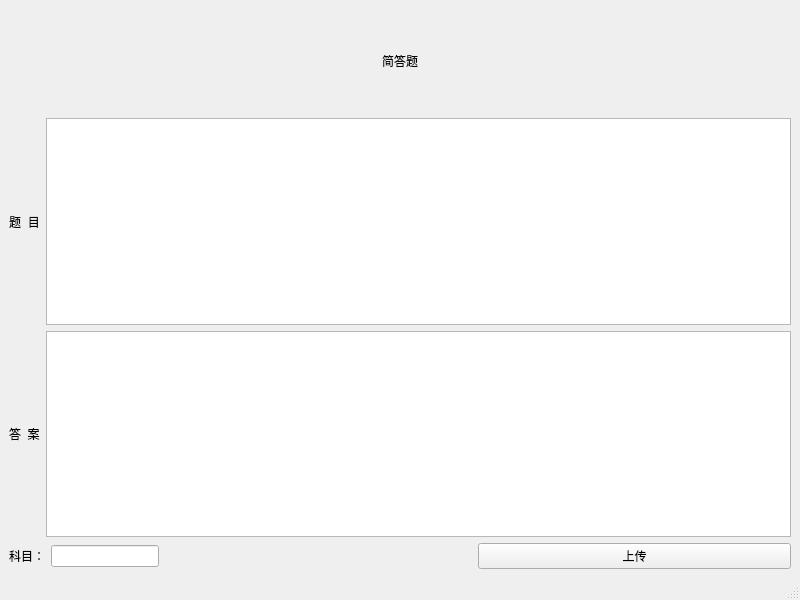
<?xml version="1.0" encoding="UTF-8"?>
<ui version="4.0">
 <class>ChangeShortWindow</class>
 <widget class="QMainWindow" name="ChangeShortWindow">
  <property name="geometry">
   <rect>
    <x>0</x>
    <y>0</y>
    <width>800</width>
    <height>600</height>
   </rect>
  </property>
  <property name="windowTitle">
   <string>修改题目</string>
  </property>
  <widget class="QWidget" name="centralwidget">
   <layout class="QGridLayout" name="gridLayout">
    <item row="0" column="0">
     <layout class="QVBoxLayout" name="verticalLayout" stretch="1,2,2,1">
      <item>
       <widget class="QLabel" name="label_7">
        <property name="text">
         <string>简答题</string>
        </property>
        <property name="alignment">
         <set>Qt::AlignmentFlag::AlignCenter</set>
        </property>
       </widget>
      </item>
      <item>
       <layout class="QHBoxLayout" name="horizontalLayout_7">
        <item>
         <widget class="QLabel" name="label">
          <property name="text">
           <string>题  目</string>
          </property>
          <property name="alignment">
           <set>Qt::AlignmentFlag::AlignCenter</set>
          </property>
         </widget>
        </item>
        <item>
         <widget class="QTextEdit" name="question_textEdit"/>
        </item>
       </layout>
      </item>
      <item>
       <layout class="QHBoxLayout" name="horizontalLayout">
        <item>
         <widget class="QLabel" name="label_2">
          <property name="text">
           <string>答  案</string>
          </property>
         </widget>
        </item>
        <item>
         <widget class="QTextEdit" name="answer_textEdit"/>
        </item>
       </layout>
      </item>
      <item>
       <layout class="QHBoxLayout" name="horizontalLayout_6" stretch="0,0,1,1">
        <item>
         <widget class="QLabel" name="label_3">
          <property name="text">
           <string>科目：</string>
          </property>
         </widget>
        </item>
        <item>
         <widget class="QLineEdit" name="subject_lineEdit"/>
        </item>
        <item>
         <spacer name="horizontalSpacer">
          <property name="orientation">
           <enum>Qt::Orientation::Horizontal</enum>
          </property>
          <property name="sizeHint" stdset="0">
           <size>
            <width>40</width>
            <height>20</height>
           </size>
          </property>
         </spacer>
        </item>
        <item>
         <widget class="QPushButton" name="upload_pushButton">
          <property name="text">
           <string>上传</string>
          </property>
         </widget>
        </item>
       </layout>
      </item>
     </layout>
    </item>
   </layout>
  </widget>
  <widget class="QMenuBar" name="menubar">
   <property name="geometry">
    <rect>
     <x>0</x>
     <y>0</y>
     <width>800</width>
     <height>28</height>
    </rect>
   </property>
  </widget>
  <widget class="QStatusBar" name="statusbar"/>
 </widget>
 <resources/>
 <connections/>
</ui>
